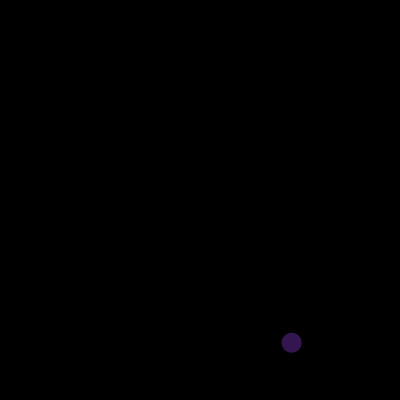
Frame 1 (no input)
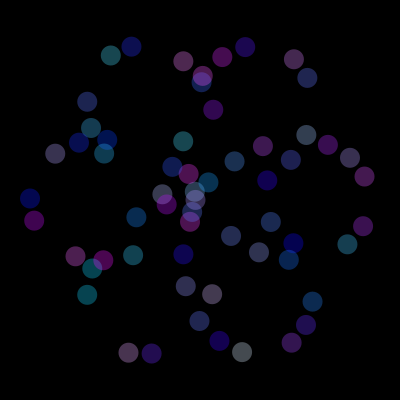
Frame 60 (the mouse pressed at the canvas centre just before this capture)
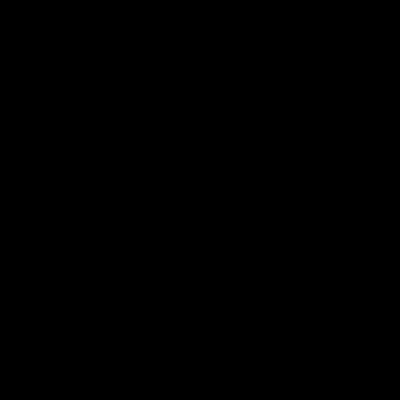
Frame 120 (the mouse held since frame 60 and released just before this capture)

The Processing sketch that drew these frames (run headless with seeded random() and noise(); from frame 60 on, the mouse is pressed at the canvas centre):

// Processing sketch: processing_47797
// ── processing_47797.pde

int hw;
int hh;

float r;
float a = 1.5;
float t = 1.0;

int es = 20;
int n = 170;

float x;
float y;

void setup() {
  size(400, 400);
  background(0);

  smooth();

  hw = width/2;
  hh = height/2;
}

void draw() {
  r = sin(a*t); 

  x = r * cos(t);
  y = r * sin(t);

  noStroke();
  fill(random(255), random(255), 255, 80);
  ellipse(n*x+hw, n*y+hh, es, es);

  t++;
  
  if (mousePressed == true) {
    background(0);
    t = 0.0;
  }
}
